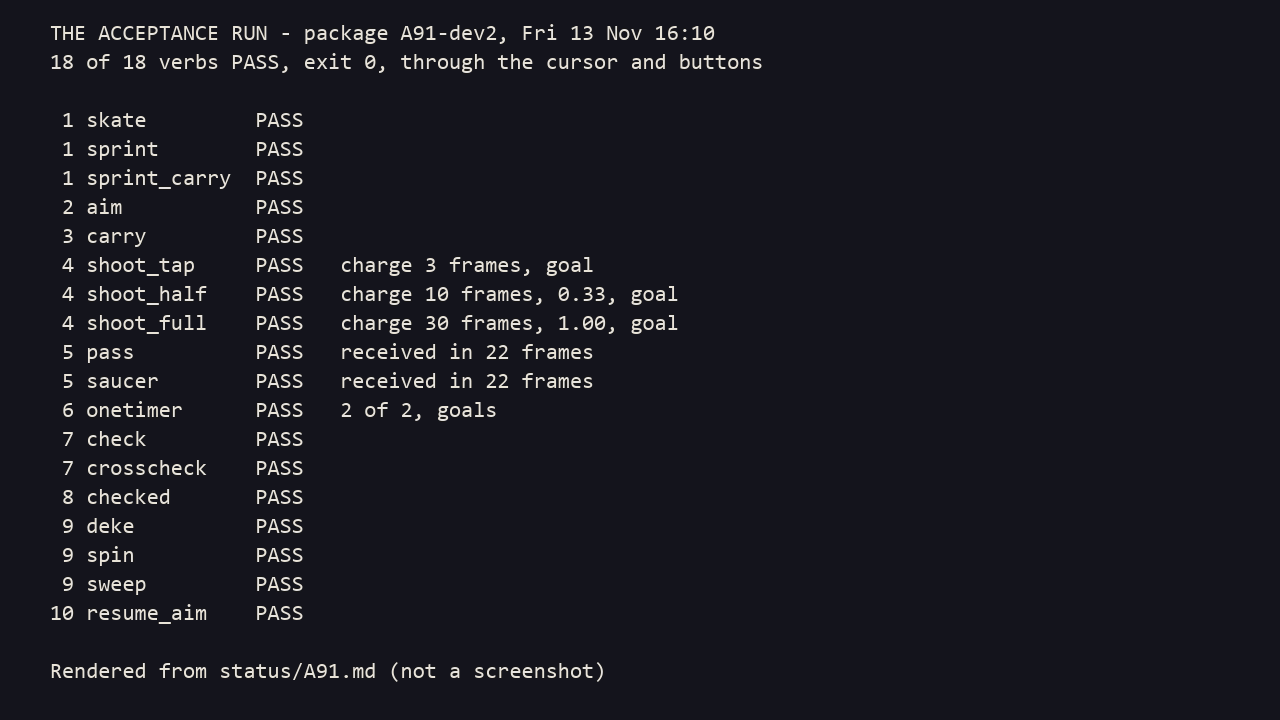
#> input picture devlog/curated/img/accept-table-a91.png, 1280 x 720 px
$ python pair.py ../../../devlog/curated/img/accept-table-a91.png ../../../devlog/curated/img/accept-table-a91.png ../../../devlog/curated/img/accept-table-a91.png ../../../devlog/curated/img/accept-table-a91.png
#> lines starting #> are read from the running program, lines starting #| are printed output that depends on the picture
# Lane A229: before / after pairs of the HUD stills. Each pair is the same moment of a run's script, BEFORE on top (jam.hud.OneLook 0 on the same
# editor binary: the neutral value) and AFTER under it (jam.hud.OneLook 1), each scaled to 1280 wide, a caption band over each. JPEG, quality 88.
#   python -I tools/qa/eye7/pair.py <before.png> <after.png> <out.jpg> "<caption>"
import sys
from PIL import Image, ImageDraw, ImageFont

def band(text, w):
    b = Image.new('RGB', (w, 36), (14, 16, 20))
    d = ImageDraw.Draw(b)
    try:
        f = ImageFont.truetype('arialbd.ttf', 20)
    except OSError:
        f = ImageFont.load_default()
    d.text((12, 7), text, fill=(240, 240, 240), font=f)
    return b

def main():
    before, after, out, cap = sys.argv[1], sys.argv[2], sys.argv[3], sys.argv[4]
    W = 1280
    tiles = []
    for path, tag in ((before, 'BEFORE (jam.hud.OneLook 0)'), (after, 'AFTER (jam.hud.OneLook 1)')):
        im = Image.open(path).convert('RGB')
#> im is the input picture: PIL image 1280x720 RGB; mean R, G, B 25.7, 25.6, 33
        src = '%dx%d' % im.size
#> src = '1280x720'
        im = im.resize((W, round(im.size[1] * W / im.size[0])), Image.LANCZOS)
        tiles.append(band('%s   %s   (%s, editor binary)' % (tag, cap, src), W))
#> in band, `b = Image.new('RGB', (w, 36), (14, 16, 20))`:
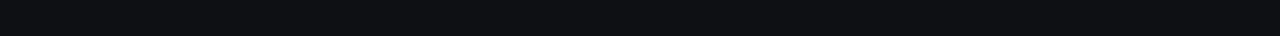
#> b: PIL image 1280x36 RGB; mean R, G, B 14, 16, 20
        tiles.append(im)
    H = sum(t.size[1] for t in tiles)
#> H = 1512
    sheet = Image.new('RGB', (W, H), (0, 0, 0))
#> sheet: PIL image 1280x1512 RGB; every value is 0
    y = 0
    for t in tiles:
        sheet.paste(t, (0, y))
        y += t.size[1]
#> this loop made 4 passes
#> y on passes 1 to 4: 36, 756, 792, 1512
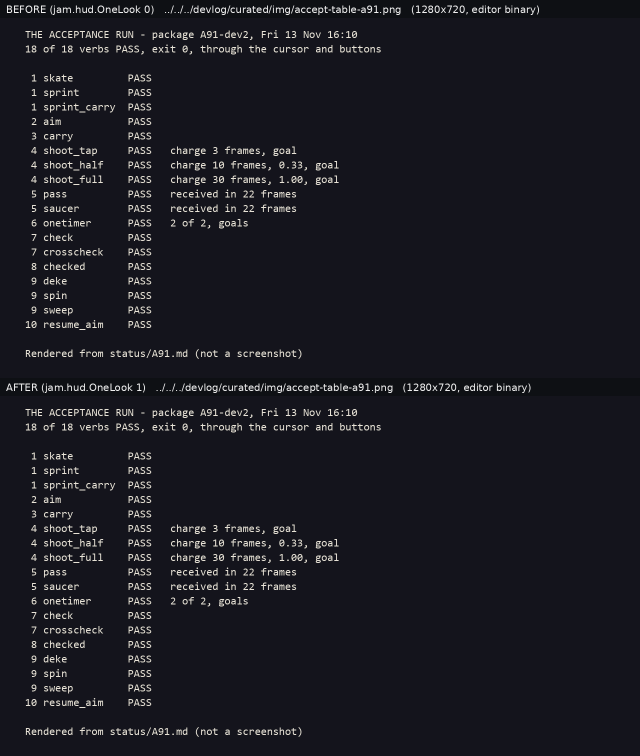
#> sheet: PIL image 1280x1512 RGB (shown at 1/2 size); mean R, G, B 26.2, 26.1, 33.4
#> after the loop, y = 1512
    sheet.save(out, quality=88)
    print('wrote', out, sheet.size)
#| wrote ../../../devlog/curated/img/accept-table-a91.png (1280, 1512)

if __name__ == '__main__':
    main()
